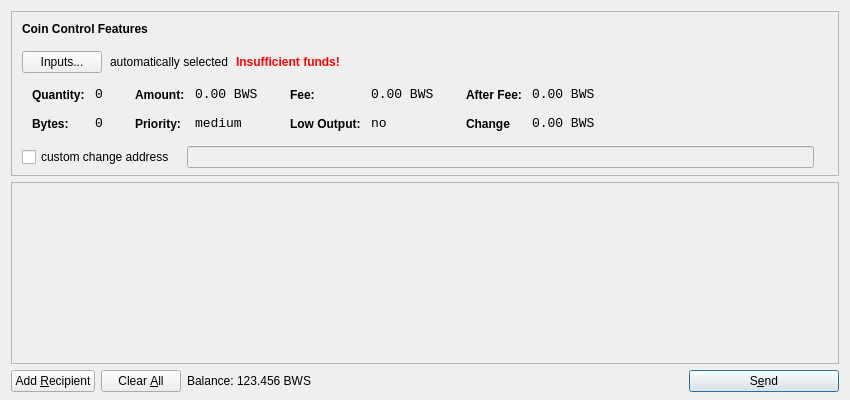
<?xml version="1.0" encoding="UTF-8"?>
<ui version="4.0">
 <class>SendCoinsDialog</class>
 <widget class="QDialog" name="SendCoinsDialog">
  <property name="geometry">
   <rect>
    <x>0</x>
    <y>0</y>
    <width>850</width>
    <height>400</height>
   </rect>
  </property>
  <property name="windowTitle">
   <string>Send Coins</string>
  </property>
  <layout class="QVBoxLayout" name="verticalLayout" stretch="0,1,0">
   <property name="bottomMargin">
    <number>8</number>
   </property>
   <item>
    <widget class="QFrame" name="frameCoinControl">
     <property name="sizePolicy">
      <sizepolicy hsizetype="Expanding" vsizetype="Expanding">
       <horstretch>0</horstretch>
       <verstretch>0</verstretch>
      </sizepolicy>
     </property>
     <property name="maximumSize">
      <size>
       <width>16777215</width>
       <height>16777215</height>
      </size>
     </property>
     <property name="frameShape">
      <enum>QFrame::StyledPanel</enum>
     </property>
     <property name="frameShadow">
      <enum>QFrame::Sunken</enum>
     </property>
     <layout class="QVBoxLayout" name="verticalLayoutCoinControl2">
      <property name="spacing">
       <number>-1</number>
      </property>
      <property name="leftMargin">
       <number>0</number>
      </property>
      <property name="topMargin">
       <number>0</number>
      </property>
      <property name="rightMargin">
       <number>0</number>
      </property>
      <property name="bottomMargin">
       <number>6</number>
      </property>
      <item>
       <layout class="QVBoxLayout" name="verticalLayoutCoinControl" stretch="0,0,0,0,1">
        <property name="spacing">
         <number>0</number>
        </property>
        <property name="leftMargin">
         <number>10</number>
        </property>
        <property name="topMargin">
         <number>10</number>
        </property>
        <item>
         <layout class="QHBoxLayout" name="horizontalLayoutCoinControl1">
          <property name="bottomMargin">
           <number>15</number>
          </property>
          <item>
           <widget class="QLabel" name="labelCoinControlFeatures">
            <property name="sizePolicy">
             <sizepolicy hsizetype="Preferred" vsizetype="Maximum">
              <horstretch>0</horstretch>
              <verstretch>0</verstretch>
             </sizepolicy>
            </property>
            <property name="font">
             <font>
              <weight>75</weight>
              <bold>true</bold>
             </font>
            </property>
            <property name="styleSheet">
             <string notr="true">font-weight:bold;</string>
            </property>
            <property name="text">
             <string>Coin Control Features</string>
            </property>
           </widget>
          </item>
         </layout>
        </item>
        <item>
         <layout class="QHBoxLayout" name="horizontalLayoutCoinControl2" stretch="0,0,0,0">
          <property name="spacing">
           <number>8</number>
          </property>
          <property name="bottomMargin">
           <number>10</number>
          </property>
          <item>
           <widget class="QPushButton" name="pushButtonCoinControl">
            <property name="styleSheet">
             <string notr="true"/>
            </property>
            <property name="text">
             <string>Inputs...</string>
            </property>
           </widget>
          </item>
          <item>
           <widget class="QLabel" name="labelCoinControlAutomaticallySelected">
            <property name="text">
             <string>automatically selected</string>
            </property>
            <property name="margin">
             <number>5</number>
            </property>
           </widget>
          </item>
          <item>
           <widget class="QLabel" name="labelCoinControlInsuffFunds">
            <property name="font">
             <font>
              <weight>75</weight>
              <bold>true</bold>
             </font>
            </property>
            <property name="styleSheet">
             <string notr="true">color:red;font-weight:bold;</string>
            </property>
            <property name="text">
             <string>Insufficient funds!</string>
            </property>
            <property name="margin">
             <number>5</number>
            </property>
           </widget>
          </item>
          <item>
           <spacer name="horizontalSpacerCoinControl">
            <property name="orientation">
             <enum>Qt::Horizontal</enum>
            </property>
            <property name="sizeHint" stdset="0">
             <size>
              <width>40</width>
              <height>1</height>
             </size>
            </property>
           </spacer>
          </item>
         </layout>
        </item>
        <item>
         <widget class="QWidget" name="widgetCoinControl" native="true">
          <property name="sizePolicy">
           <sizepolicy hsizetype="Preferred" vsizetype="Preferred">
            <horstretch>0</horstretch>
            <verstretch>0</verstretch>
           </sizepolicy>
          </property>
          <property name="minimumSize">
           <size>
            <width>0</width>
            <height>0</height>
           </size>
          </property>
          <property name="styleSheet">
           <string notr="true"/>
          </property>
          <layout class="QHBoxLayout" name="horizontalLayoutCoinControl5">
           <property name="margin">
            <number>0</number>
           </property>
           <item>
            <layout class="QHBoxLayout" name="horizontalLayoutCoinControl3" stretch="0,0,0,1">
             <property name="spacing">
              <number>20</number>
             </property>
             <property name="topMargin">
              <number>0</number>
             </property>
             <property name="bottomMargin">
              <number>10</number>
             </property>
             <item>
              <layout class="QFormLayout" name="formLayoutCoinControl1">
               <property name="horizontalSpacing">
                <number>10</number>
               </property>
               <property name="verticalSpacing">
                <number>14</number>
               </property>
               <property name="leftMargin">
                <number>10</number>
               </property>
               <property name="topMargin">
                <number>4</number>
               </property>
               <property name="rightMargin">
                <number>6</number>
               </property>
               <item row="0" column="0">
                <widget class="QLabel" name="labelCoinControlQuantityText">
                 <property name="styleSheet">
                  <string notr="true">font-weight:bold;</string>
                 </property>
                 <property name="text">
                  <string>Quantity:</string>
                 </property>
                 <property name="margin">
                  <number>0</number>
                 </property>
                </widget>
               </item>
               <item row="0" column="1">
                <widget class="QLabel" name="labelCoinControlQuantity">
                 <property name="font">
                  <font>
                   <family>Monospace</family>
                   <pointsize>10</pointsize>
                  </font>
                 </property>
                 <property name="cursor">
                  <cursorShape>IBeamCursor</cursorShape>
                 </property>
                 <property name="contextMenuPolicy">
                  <enum>Qt::ActionsContextMenu</enum>
                 </property>
                 <property name="text">
                  <string>0</string>
                 </property>
                 <property name="margin">
                  <number>0</number>
                 </property>
                 <property name="textInteractionFlags">
                  <set>Qt::LinksAccessibleByMouse|Qt::TextSelectableByKeyboard|Qt::TextSelectableByMouse</set>
                 </property>
                </widget>
               </item>
               <item row="1" column="0">
                <widget class="QLabel" name="labelCoinControlBytesText">
                 <property name="styleSheet">
                  <string notr="true">font-weight:bold;</string>
                 </property>
                 <property name="text">
                  <string>Bytes:</string>
                 </property>
                </widget>
               </item>
               <item row="1" column="1">
                <widget class="QLabel" name="labelCoinControlBytes">
                 <property name="font">
                  <font>
                   <family>Monospace</family>
                   <pointsize>10</pointsize>
                  </font>
                 </property>
                 <property name="cursor">
                  <cursorShape>IBeamCursor</cursorShape>
                 </property>
                 <property name="contextMenuPolicy">
                  <enum>Qt::ActionsContextMenu</enum>
                 </property>
                 <property name="text">
                  <string>0</string>
                 </property>
                 <property name="textInteractionFlags">
                  <set>Qt::LinksAccessibleByMouse|Qt::TextSelectableByKeyboard|Qt::TextSelectableByMouse</set>
                 </property>
                </widget>
               </item>
              </layout>
             </item>
             <item>
              <layout class="QFormLayout" name="formLayoutCoinControl2">
               <property name="horizontalSpacing">
                <number>10</number>
               </property>
               <property name="verticalSpacing">
                <number>14</number>
               </property>
               <property name="leftMargin">
                <number>6</number>
               </property>
               <property name="topMargin">
                <number>4</number>
               </property>
               <property name="rightMargin">
                <number>6</number>
               </property>
               <item row="0" column="0">
                <widget class="QLabel" name="labelCoinControlAmountText">
                 <property name="styleSheet">
                  <string notr="true">font-weight:bold;</string>
                 </property>
                 <property name="text">
                  <string>Amount:</string>
                 </property>
                 <property name="margin">
                  <number>0</number>
                 </property>
                </widget>
               </item>
               <item row="0" column="1">
                <widget class="QLabel" name="labelCoinControlAmount">
                 <property name="font">
                  <font>
                   <family>Monospace</family>
                   <pointsize>10</pointsize>
                  </font>
                 </property>
                 <property name="cursor">
                  <cursorShape>IBeamCursor</cursorShape>
                 </property>
                 <property name="contextMenuPolicy">
                  <enum>Qt::ActionsContextMenu</enum>
                 </property>
                 <property name="text">
                  <string>0.00 BWS</string>
                 </property>
                 <property name="textInteractionFlags">
                  <set>Qt::LinksAccessibleByMouse|Qt::TextSelectableByKeyboard|Qt::TextSelectableByMouse</set>
                 </property>
                </widget>
               </item>
               <item row="1" column="0">
                <widget class="QLabel" name="labelCoinControlPriorityText">
                 <property name="styleSheet">
                  <string notr="true">font-weight:bold;</string>
                 </property>
                 <property name="text">
                  <string>Priority:</string>
                 </property>
                </widget>
               </item>
               <item row="1" column="1">
                <widget class="QLabel" name="labelCoinControlPriority">
                 <property name="font">
                  <font>
                   <family>Monospace</family>
                   <pointsize>10</pointsize>
                  </font>
                 </property>
                 <property name="cursor">
                  <cursorShape>IBeamCursor</cursorShape>
                 </property>
                 <property name="contextMenuPolicy">
                  <enum>Qt::ActionsContextMenu</enum>
                 </property>
                 <property name="text">
                  <string>medium</string>
                 </property>
                 <property name="textInteractionFlags">
                  <set>Qt::LinksAccessibleByMouse|Qt::TextSelectableByKeyboard|Qt::TextSelectableByMouse</set>
                 </property>
                </widget>
               </item>
              </layout>
             </item>
             <item>
              <layout class="QFormLayout" name="formLayoutCoinControl3">
               <property name="horizontalSpacing">
                <number>10</number>
               </property>
               <property name="verticalSpacing">
                <number>14</number>
               </property>
               <property name="leftMargin">
                <number>6</number>
               </property>
               <property name="topMargin">
                <number>4</number>
               </property>
               <property name="rightMargin">
                <number>6</number>
               </property>
               <item row="0" column="0">
                <widget class="QLabel" name="labelCoinControlFeeText">
                 <property name="styleSheet">
                  <string notr="true">font-weight:bold;</string>
                 </property>
                 <property name="text">
                  <string>Fee:</string>
                 </property>
                 <property name="margin">
                  <number>0</number>
                 </property>
                </widget>
               </item>
               <item row="0" column="1">
                <widget class="QLabel" name="labelCoinControlFee">
                 <property name="font">
                  <font>
                   <family>Monospace</family>
                   <pointsize>10</pointsize>
                  </font>
                 </property>
                 <property name="cursor">
                  <cursorShape>IBeamCursor</cursorShape>
                 </property>
                 <property name="contextMenuPolicy">
                  <enum>Qt::ActionsContextMenu</enum>
                 </property>
                 <property name="text">
                  <string>0.00 BWS</string>
                 </property>
                 <property name="textInteractionFlags">
                  <set>Qt::LinksAccessibleByMouse|Qt::TextSelectableByKeyboard|Qt::TextSelectableByMouse</set>
                 </property>
                </widget>
               </item>
               <item row="1" column="0">
                <widget class="QLabel" name="labelCoinControlLowOutputText">
                 <property name="styleSheet">
                  <string notr="true">font-weight:bold;</string>
                 </property>
                 <property name="text">
                  <string>Low Output:</string>
                 </property>
                </widget>
               </item>
               <item row="1" column="1">
                <widget class="QLabel" name="labelCoinControlLowOutput">
                 <property name="font">
                  <font>
                   <family>Monospace</family>
                   <pointsize>10</pointsize>
                  </font>
                 </property>
                 <property name="cursor">
                  <cursorShape>IBeamCursor</cursorShape>
                 </property>
                 <property name="contextMenuPolicy">
                  <enum>Qt::ActionsContextMenu</enum>
                 </property>
                 <property name="text">
                  <string>no</string>
                 </property>
                 <property name="textInteractionFlags">
                  <set>Qt::LinksAccessibleByMouse|Qt::TextSelectableByKeyboard|Qt::TextSelectableByMouse</set>
                 </property>
                </widget>
               </item>
              </layout>
             </item>
             <item>
              <layout class="QFormLayout" name="formLayoutCoinControl4">
               <property name="horizontalSpacing">
                <number>10</number>
               </property>
               <property name="verticalSpacing">
                <number>14</number>
               </property>
               <property name="leftMargin">
                <number>6</number>
               </property>
               <property name="topMargin">
                <number>4</number>
               </property>
               <property name="rightMargin">
                <number>6</number>
               </property>
               <item row="0" column="0">
                <widget class="QLabel" name="labelCoinControlAfterFeeText">
                 <property name="styleSheet">
                  <string notr="true">font-weight:bold;</string>
                 </property>
                 <property name="text">
                  <string>After Fee:</string>
                 </property>
                 <property name="margin">
                  <number>0</number>
                 </property>
                </widget>
               </item>
               <item row="0" column="1">
                <widget class="QLabel" name="labelCoinControlAfterFee">
                 <property name="font">
                  <font>
                   <family>Monospace</family>
                   <pointsize>10</pointsize>
                  </font>
                 </property>
                 <property name="cursor">
                  <cursorShape>IBeamCursor</cursorShape>
                 </property>
                 <property name="contextMenuPolicy">
                  <enum>Qt::ActionsContextMenu</enum>
                 </property>
                 <property name="text">
                  <string>0.00 BWS</string>
                 </property>
                 <property name="textInteractionFlags">
                  <set>Qt::LinksAccessibleByMouse|Qt::TextSelectableByKeyboard|Qt::TextSelectableByMouse</set>
                 </property>
                </widget>
               </item>
               <item row="1" column="0">
                <widget class="QLabel" name="labelCoinControlChangeText">
                 <property name="styleSheet">
                  <string notr="true">font-weight:bold;</string>
                 </property>
                 <property name="text">
                  <string>Change</string>
                 </property>
                </widget>
               </item>
               <item row="1" column="1">
                <widget class="QLabel" name="labelCoinControlChange">
                 <property name="font">
                  <font>
                   <family>Monospace</family>
                   <pointsize>10</pointsize>
                  </font>
                 </property>
                 <property name="cursor">
                  <cursorShape>IBeamCursor</cursorShape>
                 </property>
                 <property name="contextMenuPolicy">
                  <enum>Qt::ActionsContextMenu</enum>
                 </property>
                 <property name="text">
                  <string>0.00 BWS</string>
                 </property>
                 <property name="textInteractionFlags">
                  <set>Qt::LinksAccessibleByMouse|Qt::TextSelectableByKeyboard|Qt::TextSelectableByMouse</set>
                 </property>
                </widget>
               </item>
              </layout>
             </item>
            </layout>
           </item>
          </layout>
         </widget>
        </item>
        <item>
         <layout class="QHBoxLayout" name="horizontalLayoutCoinControl4" stretch="0,0,0">
          <property name="spacing">
           <number>12</number>
          </property>
          <property name="sizeConstraint">
           <enum>QLayout::SetDefaultConstraint</enum>
          </property>
          <property name="topMargin">
           <number>5</number>
          </property>
          <property name="rightMargin">
           <number>5</number>
          </property>
          <item>
           <widget class="QCheckBox" name="checkBoxCoinControlChange">
            <property name="text">
             <string>custom change address</string>
            </property>
           </widget>
          </item>
          <item>
           <widget class="QLineEdit" name="lineEditCoinControlChange">
            <property name="enabled">
             <bool>false</bool>
            </property>
            <property name="sizePolicy">
             <sizepolicy hsizetype="Expanding" vsizetype="Fixed">
              <horstretch>0</horstretch>
              <verstretch>0</verstretch>
             </sizepolicy>
            </property>
           </widget>
          </item>
          <item>
           <widget class="QLabel" name="labelCoinControlChangeLabel">
            <property name="sizePolicy">
             <sizepolicy hsizetype="Preferred" vsizetype="Expanding">
              <horstretch>0</horstretch>
              <verstretch>0</verstretch>
             </sizepolicy>
            </property>
            <property name="minimumSize">
             <size>
              <width>0</width>
              <height>0</height>
             </size>
            </property>
            <property name="text">
             <string/>
            </property>
            <property name="margin">
             <number>3</number>
            </property>
           </widget>
          </item>
         </layout>
        </item>
        <item>
         <spacer name="verticalSpacerCoinControl">
          <property name="orientation">
           <enum>Qt::Vertical</enum>
          </property>
          <property name="sizeHint" stdset="0">
           <size>
            <width>800</width>
            <height>1</height>
           </size>
          </property>
         </spacer>
        </item>
       </layout>
      </item>
     </layout>
    </widget>
   </item>
   <item>
    <widget class="QScrollArea" name="scrollArea">
     <property name="widgetResizable">
      <bool>true</bool>
     </property>
     <widget class="QWidget" name="scrollAreaWidgetContents">
      <property name="geometry">
       <rect>
        <x>0</x>
        <y>0</y>
        <width>830</width>
        <height>165</height>
       </rect>
      </property>
      <layout class="QVBoxLayout" name="verticalLayout_2">
       <property name="margin">
        <number>0</number>
       </property>
       <item>
        <layout class="QVBoxLayout" name="entries">
         <property name="spacing">
          <number>6</number>
         </property>
        </layout>
       </item>
       <item>
        <spacer name="verticalSpacer">
         <property name="orientation">
          <enum>Qt::Vertical</enum>
         </property>
         <property name="sizeHint" stdset="0">
          <size>
           <width>20</width>
           <height>40</height>
          </size>
         </property>
        </spacer>
       </item>
      </layout>
     </widget>
    </widget>
   </item>
   <item>
    <layout class="QHBoxLayout" name="horizontalLayout">
     <item>
      <widget class="QPushButton" name="addButton">
       <property name="toolTip">
        <string>Send to multiple recipients at once</string>
       </property>
       <property name="text">
        <string>Add &amp;Recipient</string>
       </property>
       <property name="icon">
        <iconset resource="../bitcoin.qrc">
         <normaloff>:/icons/add</normaloff>:/icons/add</iconset>
       </property>
       <property name="autoDefault">
        <bool>false</bool>
       </property>
      </widget>
     </item>
     <item>
      <widget class="QPushButton" name="clearButton">
       <property name="sizePolicy">
        <sizepolicy hsizetype="Minimum" vsizetype="Fixed">
         <horstretch>0</horstretch>
         <verstretch>0</verstretch>
        </sizepolicy>
       </property>
       <property name="toolTip">
        <string>Remove all transaction fields</string>
       </property>
       <property name="text">
        <string>Clear &amp;All</string>
       </property>
       <property name="icon">
        <iconset resource="../bitcoin.qrc">
         <normaloff>:/icons/remove</normaloff>:/icons/remove</iconset>
       </property>
       <property name="autoRepeatDelay">
        <number>300</number>
       </property>
       <property name="autoDefault">
        <bool>false</bool>
       </property>
      </widget>
     </item>
     <item>
      <layout class="QHBoxLayout" name="horizontalLayout_2">
       <property name="spacing">
        <number>3</number>
       </property>
       <item>
        <widget class="QLabel" name="label">
         <property name="sizePolicy">
          <sizepolicy hsizetype="Preferred" vsizetype="Fixed">
           <horstretch>0</horstretch>
           <verstretch>0</verstretch>
          </sizepolicy>
         </property>
         <property name="text">
          <string>Balance:</string>
         </property>
        </widget>
       </item>
       <item>
        <widget class="QLabel" name="labelBalance">
         <property name="sizePolicy">
          <sizepolicy hsizetype="Preferred" vsizetype="Fixed">
           <horstretch>0</horstretch>
           <verstretch>0</verstretch>
          </sizepolicy>
         </property>
         <property name="cursor">
          <cursorShape>IBeamCursor</cursorShape>
         </property>
         <property name="text">
          <string>123.456 BWS</string>
         </property>
         <property name="textInteractionFlags">
          <set>Qt::LinksAccessibleByMouse|Qt::TextSelectableByKeyboard|Qt::TextSelectableByMouse</set>
         </property>
        </widget>
       </item>
      </layout>
     </item>
     <item>
      <spacer name="horizontalSpacer">
       <property name="orientation">
        <enum>Qt::Horizontal</enum>
       </property>
       <property name="sizeHint" stdset="0">
        <size>
         <width>40</width>
         <height>20</height>
        </size>
       </property>
      </spacer>
     </item>
     <item>
      <widget class="QPushButton" name="sendButton">
       <property name="minimumSize">
        <size>
         <width>150</width>
         <height>0</height>
        </size>
       </property>
       <property name="toolTip">
        <string>Confirm the send action</string>
       </property>
       <property name="text">
        <string>S&amp;end</string>
       </property>
       <property name="icon">
        <iconset resource="../bitcoin.qrc">
         <normaloff>:/icons/send</normaloff>:/icons/send</iconset>
       </property>
       <property name="default">
        <bool>true</bool>
       </property>
      </widget>
     </item>
    </layout>
   </item>
  </layout>
 </widget>
 <resources>
  <include location="../bitcoin.qrc"/>
 </resources>
 <connections/>
</ui>
